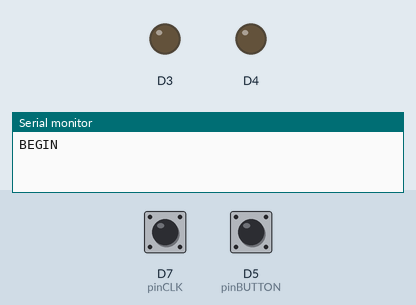
A program run on a simulated ESP8266 (NodeMCU). Shown: output pins drawn as LEDs (lit = HIGH), the last lines printed to the serial monitor. Dashed ring = blinking. Inputs (shaded band) come from the test bench; at power-on: D5 (pinBUTTON) HIGH, D7 (pinCLK) HIGH.

Above: at 1.2 s.
1.3 s: D5 (pinBUTTON) pulled LOW for 0.15 s
At 1.9 s:
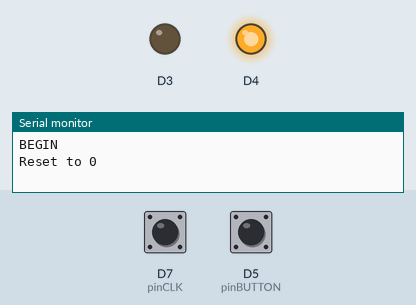
5.2 s: D5 (pinBUTTON) pulled LOW for 1 s
At 6.27 s:
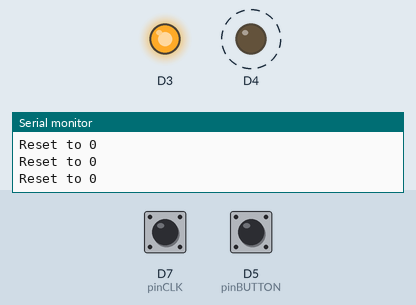
8.6 s: D5 (pinBUTTON) pulled LOW for 3.2 s
At 9.3 s:
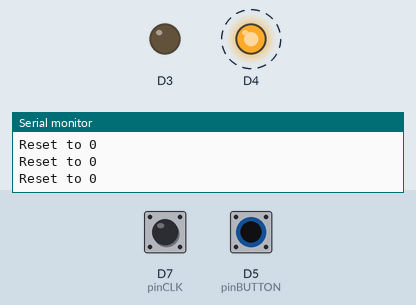
Timing chart, 0 to 13.9 s (numbered marks = the images above; inputs shaded):
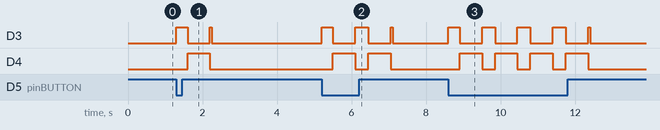

The program:

main.cpp
```cpp
#include <Arduino.h>

#define FW_NAME "rotary_encoder"
#define FW_VERSION "1.0.0"
const char *__FLAGGED_FW_NAME = "\xbf\x84\xe4\x13\x54" FW_NAME "\x93\x44\x6b\xa7\x75";
const char *__FLAGGED_FW_VERSION = "\x6a\x3f\x3e\x0e\xe1" FW_VERSION "\xb0\x30\x48\xd4\x1a";

int pinCLK = D7;
int pinDT = D6;
int pinBUTTON = D5;
int encoderPosCount = 0;
int pinALast;
int aVal;
boolean bCW;

class pusher
{
public:
	explicit pusher()
	{
		;
	}

	void begin()
	{
		pinMode (D3, OUTPUT);
		pinMode (D4, OUTPUT);
		stop();
	}

	void turn_left()
	{
		digitalWrite(D3, HIGH);
		digitalWrite(D4, LOW);
	}

	void turn_right()
	{
		digitalWrite(D3, LOW);
		digitalWrite(D4, HIGH);
	}

	void stop()
	{
		digitalWrite(D3, LOW);
		digitalWrite(D4, LOW);
	}

	void push_button()
	{
		turn_left();
		delay(300);
		turn_right();
		delay(600);
		turn_left();
		delay(50);
		stop();
	}
};

pusher p;

void setup()
{
	p.begin();
	pinMode (pinCLK, INPUT);
	pinMode (pinDT, INPUT);
	pinMode (pinBUTTON, INPUT_PULLUP);
	pinALast = digitalRead(pinCLK);
	Serial.begin(9600);
	Serial.println("BEGIN");
	Serial.println();
}

void loop()
{
	if(digitalRead(pinBUTTON) == LOW)
	{
		Serial.println ("Reset to 0");
		encoderPosCount = 0;
		p.push_button();
	}
	//
	aVal = digitalRead(pinCLK);
	if (aVal != pinALast)
	{
		if (digitalRead(pinDT) != aVal) //We're Rotating Clockwise
		{
			encoderPosCount ++;
			bCW = true;
		}
		else
		{
			bCW = false;
			encoderPosCount--;
		}

		if (bCW)
		{
			Serial.println ("Rotate Clockwise");
		}
		else
		{
			Serial.println("Rotate Counterclockwise");
		}

		Serial.print("Encoder Count: ");
		Serial.println(encoderPosCount);
		Serial.println();
	}

	pinALast = aVal;
}
```

Measured:
- after the input at 1.3 s, D3: LOW → HIGH at once, → LOW 0.30 s later, → HIGH 0.60 s later, → LOW 0.05 s later; D4: LOW → HIGH after 0.30 s, → LOW 0.60 s later
- after the input at 5.2 s, D3: goes HIGH 0.30 s, LOW 0.60 s, HIGH 0.35 s, LOW 0.60 s, HIGH 0.05 s, then LOW, starting at once; D4: alternates HIGH for 0.60 s and LOW for 0.35 s, 4 changes in all, then stays LOW, starting after 0.30 s
- after the input at 8.6 s, D3: goes 4 × (HIGH 0.30 s, LOW 0.60 s), HIGH 0.05 s, then LOW, starting at once; D4: alternates HIGH for 0.60 s and LOW for 0.35 s, 8 changes in all, then stays LOW, starting after 0.30 s
